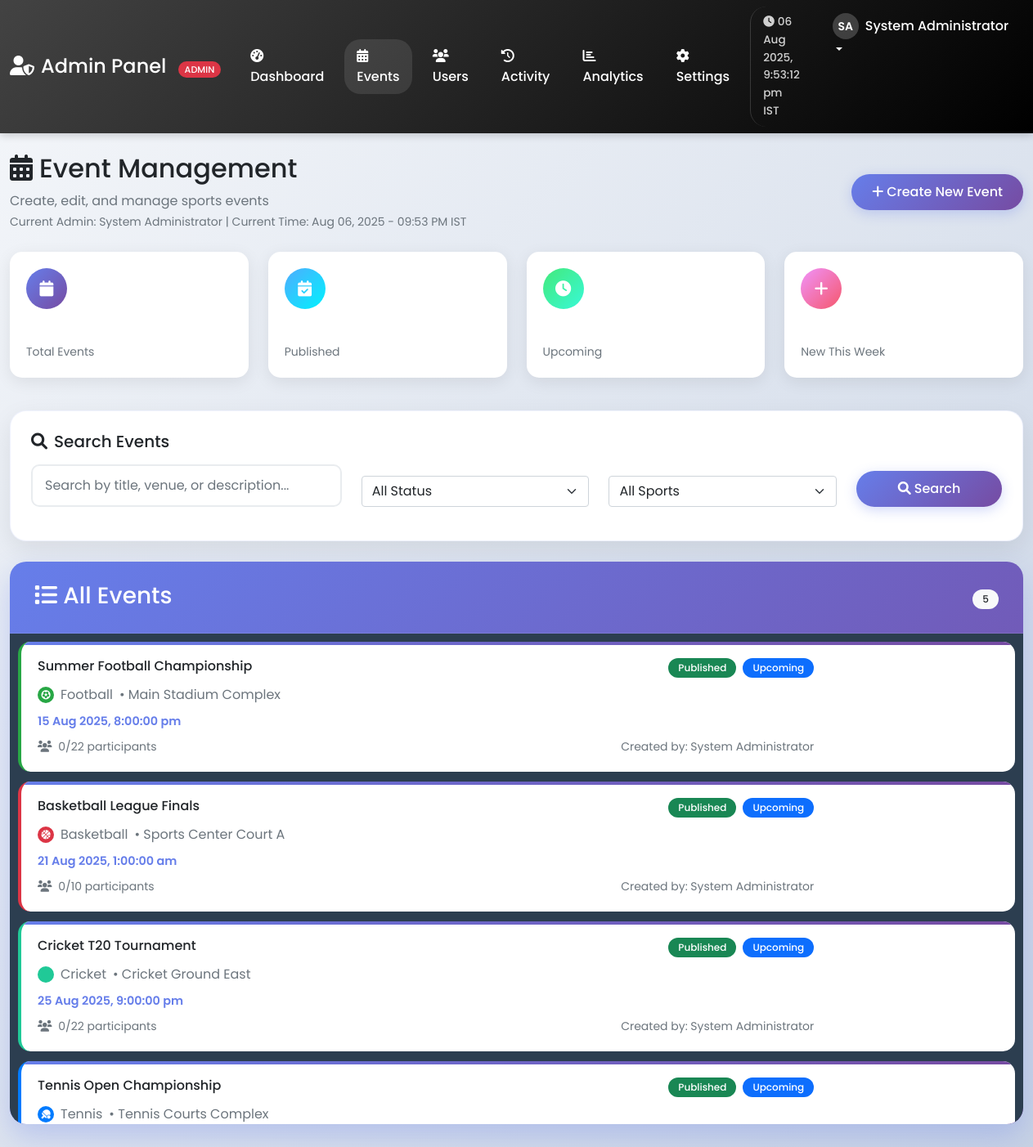
/admin/events.php (signed in), run on the app's committed database.
### tables this page shows
CREATE TABLE IF NOT EXISTS users (
                                     id INT PRIMARY KEY AUTO_INCREMENT,
                                     username VARCHAR(50) UNIQUE NOT NULL,
    email VARCHAR(100) UNIQUE NOT NULL,
    password VARCHAR(255) NOT NULL,
    role ENUM('admin', 'user') DEFAULT 'user',
    first_name VARCHAR(50) NULL,
    last_name VARCHAR(50) NULL,
    phone VARCHAR(20) NULL,
    date_of_birth DATE NULL,
    profile_image VARCHAR(255) NULL,
    is_active BOOLEAN DEFAULT TRUE,
    email_verified BOOLEAN DEFAULT FALSE,
    last_login TIMESTAMP NULL,
    login_attempts INT DEFAULT 0,
    locked_until TIMESTAMP NULL,
    created_at TIMESTAMP DEFAULT CURRENT_TIMESTAMP,
    updated_at TIMESTAMP DEFAULT CURRENT_TIMESTAMP ON UPDATE CURRENT_TIMESTAMP
    );

CREATE TABLE IF NOT EXISTS events (
                                      id INT PRIMARY KEY AUTO_INCREMENT,
                                      title VARCHAR(200) NOT NULL,
    description TEXT,
    sport_name VARCHAR(100) NOT NULL,
    venue VARCHAR(200) NOT NULL,
    event_date DATE NOT NULL,
    event_time TIME NOT NULL,
    max_participants INT NOT NULL DEFAULT 50,
    registration_deadline DATETIME NULL,
    event_image VARCHAR(255) NULL,
    entry_fee DECIMAL(10,2) DEFAULT 0.00,
    contact_email VARCHAR(100) NULL,
    contact_phone VARCHAR(20) NULL,
    status ENUM('draft', 'published', 'cancelled', 'completed') DEFAULT 'published',
    is_featured BOOLEAN DEFAULT FALSE,
    created_by INT NOT NULL,
    created_at TIMESTAMP DEFAULT CURRENT_TIMESTAMP,
    updated_at TIMESTAMP DEFAULT CURRENT_TIMESTAMP ON UPDATE CURRENT_TIMESTAMP,
    FOREIGN KEY (created_by) REFERENCES users(id) ON DELETE CASCADE,
    INDEX idx_event_date (event_date),
    INDEX idx_sport_name (sport_name),
    INDEX idx_venue (venue),
    INDEX idx_status (status)
    );

### admin/events.php (the view, shortened to what the rows shown need)
<?php
require_once '../includes/functions.php';
$current_ist_time = getCurrentDisplayTime();
$current_user_data = getCurrentUser();
$display_name = getUserDisplayName($current_user_data);
$user_initials = getUserInitials($current_user_data);
$pdo = getDBConnection();
$current_action = $_GET['action'] ?? 'list';
$conditions = ['1=1'];
$params = [];
$where_clause = implode(' AND ', $conditions);
$sql = "SELECT e.*,
        (SELECT COUNT(*) FROM event_participants ep WHERE ep.event_id = e.id AND ep.registration_status != 'cancelled') as participant_count,
        u.username as created_by_username,
        u.first_name as created_by_first_name,
        u.last_name as created_by_last_name
        FROM events e
        LEFT JOIN users u ON e.created_by = u.id
        WHERE $where_clause
        ORDER BY e.created_at DESC";
$stmt = $pdo->prepare($sql);
$stmt->execute($params);
$events = $stmt->fetchAll();
function getSportIcon($sport_name) {
    $icons = [
        'Football' => 'fa-futbol',
        'Basketball' => 'fa-basketball-ball',
        'Tennis' => 'fa-table-tennis',
        'Cricket' => 'fa-cricket',
        'Swimming' => 'fa-swimmer',
        'Running' => 'fa-running',
        'Cycling' => 'fa-biking',
        'Volleyball' => 'fa-volleyball-ball'
    ];
    return $icons[$sport_name] ?? 'fa-calendar-alt';
}
function getSportColor($sport_name) {
    $colors = [
        'Football' => '#28a745',
        'Basketball' => '#dc3545',
        'Tennis' => '#007bff',
        'Cricket' => '#20c997',
        'Swimming' => '#17a2b8',
        'Running' => '#ffc107',
        'Cycling' => '#6f42c1',
        'Volleyball' => '#fd7e14'
    ];
    return $colors[$sport_name] ?? '#667eea';
}
function getEventUserDisplayName($eventData, $prefix = 'created_by_') {
    $firstName = trim($eventData[$prefix . 'first_name'] ?? '');
    $lastName = trim($eventData[$prefix . 'last_name'] ?? '');
    if (!empty($firstName) && !empty($lastName)) {
        return $firstName . ' ' . $lastName;
    } elseif (!empty($firstName)) {
        return $firstName;
    } elseif (!empty($lastName)) {
        return $lastName;
    } else {
        return $eventData[$prefix . 'username'];
    }
}
?>
<!DOCTYPE html>
<html lang="en">
<head>
    <link href="https://cdn.jsdelivr.net/npm/bootstrap@5.1.3/dist/css/bootstrap.min.css" rel="stylesheet">
    <link href="https://cdnjs.cloudflare.com/ajax/libs/font-awesome/6.0.0/css/all.min.css" rel="stylesheet">
    <link href="../assets/css/style.css" rel="stylesheet">
</head>
<body>
<nav class="navbar navbar-expand-lg navbar-dark">
    <div class="container-fluid">
        <div class="collapse navbar-collapse" id="navbarNav">
            <ul class="navbar-nav">
                <li class="nav-item dropdown">
                    <a class="nav-link dropdown-toggle" href="#" id="navbarDropdown" role="button" data-bs-toggle="dropdown">
                        <div class="d-flex align-items-center">
                            <div class="user-avatar me-2">
                                <?php echo $user_initials; ?>
                            </div>
                            <span><?php echo $display_name; ?></span>
                        </div>
                    </a>
                </li>
            </ul>
        </div>
    </div>
</nav>
<div class="container-fluid mt-4">
    <div class="row">
        <div class="col-12">
            <div class="d-flex justify-content-between align-items-center mb-4">
                <div>
                    <h2><i class="fas fa-calendar-alt me-2"></i>Event Management</h2>
                    <p class="text-muted mb-0">Create, edit, and manage sports events</p>
                    <small class="text-muted">Current Admin: <?php echo $display_name; ?> | Current Time: <?php echo $current_ist_time; ?> IST</small>
                </div>
            </div>
        </div>
    </div>
    <?php if ($current_action === 'list'): ?>
        <div class="events-list-widget">
            <div class="events-container">
                <?php if (empty($events)): ?>
                    <div class="text-center py-5">
                        <i class="fas fa-calendar-times fa-4x text-white mb-3 opacity-50"></i>
                        <h5 class="text-white">No events found</h5>
                        <p class="text-white opacity-75">Create your first event to get started!</p>
                    </div>
                <?php else: ?>
                    <?php foreach ($events as $event):
                        $sport_color = getSportColor($event['sport_name']);
                        $sport_icon = getSportIcon($event['sport_name']);
                        $is_upcoming = strtotime($event['event_date']) >= strtotime(date('Y-m-d'));
                        $created_by_display = getEventUserDisplayName($event);
                        ?>
                        <div class="event-card" style="border-left-color: <?php echo $sport_color; ?>;">
                            <div class="d-flex justify-content-between align-items-start">
                                <div class="flex-grow-1">
                                    <div class="d-flex justify-content-between align-items-start mb-2">
                                        <h6 class="mb-0"><?php echo htmlspecialchars($event['title']); ?></h6>
                                        <div class="d-flex align-items-center gap-2">
                                                <span class="badge bg-<?php echo $event['status'] === 'published' ? 'success' : 'warning'; ?>">
                                                    <?php echo ucfirst($event['status']); ?>
                                                </span>
                                            <?php if ($is_upcoming): ?>
                                                <span class="badge bg-primary">Upcoming</span>
                                            <?php else: ?>
                                                <span class="badge bg-secondary">Completed</span>
                                            <?php endif; ?>
                                        </div>
                                    </div>
                                    <div class="d-flex align-items-center mb-2">
                                        <div style="background: <?php echo $sport_color; ?>; width: 20px; height: 20px; border-radius: 50%; display: flex; align-items: center; justify-content: center; color: white; margin-right: 8px;">
                                            <i class="fas <?php echo $sport_icon; ?>" style="font-size: 0.7rem;"></i>
                                        </div>
                                        <span class="text-muted"><?php echo htmlspecialchars($event['sport_name']); ?></span>
                                        <span class="text-muted ms-2">• <?php echo htmlspecialchars($event['venue']); ?></span>
                                    </div>
                                    <div class="event-datetime" data-utc="<?php echo $event['event_date'] . ' ' . $event['event_time']; ?>">
                                    </div>
                                    <div class="d-flex justify-content-between align-items-center mt-2">
                                        <small class="text-muted">
                                            <i class="fas fa-users me-1"></i>
                                            <?php echo $event['participant_count']; ?>/<?php echo $event['max_participants']; ?> participants
                                        </small>
                                        <small class="text-muted">
                                            Created by: <?php echo htmlspecialchars($created_by_display); ?>
                                        </small>
                                    </div>
                                </div>
                            </div>
                        </div>
                    <?php endforeach; ?>
                <?php endif; ?>
            </div>
        </div>
    <?php endif; ?>
</div>
</body>
</html>

### data on the page
users: user_initials "SA", display_name "System Administrator"
events: title "Summer Football Championship", status "Published", event_date "Upcoming", sport_name "Football", venue "Main Stadium Complex", participant_count "0", max_participants "22", created_by.last_name "System Administrator"
events: title "Basketball League Finals", status "Published", event_date "Upcoming", sport_name "Basketball", venue "Sports Center Court A", participant_count "0", max_participants "10", created_by.last_name "System Administrator"
events: title "Cricket T20 Tournament", status "Published", event_date "Upcoming", sport_name "Cricket", venue "Cricket Ground East", participant_count "0", max_participants "22", created_by.last_name "System Administrator"
events: title "Tennis Open Championship", status "Published", event_date "Upcoming", sport_name "Tennis", venue "Tennis Courts Complex"

### other printed values
$current_ist_time "Aug 06, 2025 - 09:53 PM"
count($events) "5"
